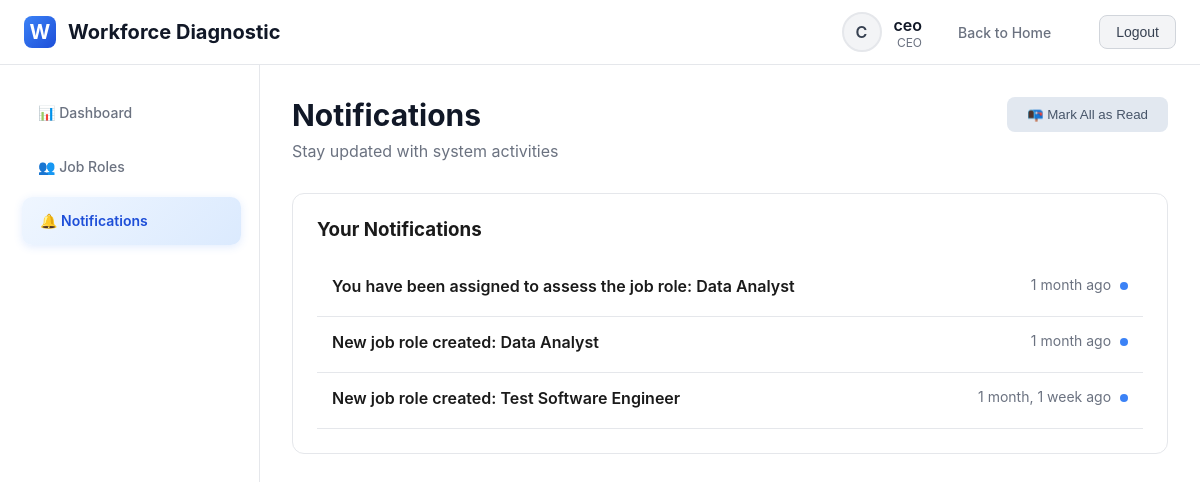
Page /notifications/ (signed in) on the earlier database version.
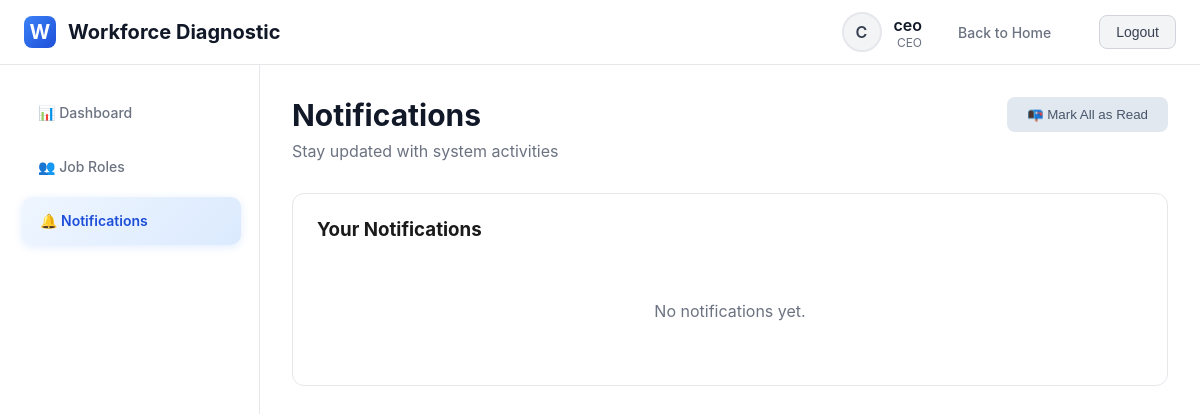
Same page on the later database version.
### diagnostic_app/models.py (models this page shows, shortened)
class Notification(models.Model):
    NOTIFICATION_TYPES = [
        ('job_created', 'Job Role Created'),
        ('job_deleted', 'Job Role Deleted'),
        ('assessment_completed', 'Assessment Completed'),
        ('other', 'Other'),
    ]
    user = models.ForeignKey(User, on_delete=models.CASCADE, related_name='notifications')
    message = models.TextField()
    job_role = models.ForeignKey(JobRole, on_delete=models.SET_NULL, null=True, blank=True)
    notification_type = models.CharField(max_length=20, choices=NOTIFICATION_TYPES, default='other')
    is_read = models.BooleanField(default=False)
    created_at = models.DateTimeField(auto_now_add=True)
    class Meta:
        ordering = ['-created_at']

### diagnostic_app/views.py (the view)
# urls.py: path('notifications/', views.notifications_view, name='notifications'),
@login_required
def notifications_view(request):
    notifications = Notification.objects.filter(
        user=request.user,
        is_read=False
    ).order_by('-created_at')
    context = {'notifications': notifications}
    return render(request, 'diagnostic_app/notifications.html', context)

### diagnostic_app/models.py (called while the page is built)
    def get_level(self):
        level_map = {
            'founder': 1, 'co_founder': 1,
            'ceo': 2, 'cfo': 2,
            'cto': 2, 'coo': 2, 'project_head': 2,
            'hr_manager': 3, 'recruiter': 3, 'hr_executive': 3
        }
        return level_map.get(self.role, 0)

    def can_create_job_roles(self):
        return self.role in ['founder', 'co_founder']

### diagnostic_app/templates/diagnostic_app/notifications.html (shortened to what this page needs)
{% extends 'diagnostic_app/base.html' %}
{% block content %}
<div class="page-header">
    <div style="display: flex; justify-content: space-between; align-items: flex-start;">
        <div>
            <h1>Notifications</h1>
            <p>Stay updated with system activities</p>
        </div>
        <div>
            <form method="post" action="{% url 'mark_notifications_read' %}" style="display: inline;">
                <button type="submit" class="btn btn-secondary">📭 Mark All as Read</button>
            </form>
        </div>
    </div>
</div>
<div class="card">
    <div style="margin-bottom: 20px;">
        <h3>Your Notifications</h3>
    </div>
    {% if notifications %}
    <div>
        {% for notification in notifications %}
        <div style="padding: 15px; border-bottom: 1px solid #e5e7eb; display: flex; justify-content: space-between; align-items: flex-start;">
            <div style="flex: 1;">
                <div style="font-weight: 600; margin-bottom: 5px;">
                    {{ notification.message }}
                </div>
            </div>
            <div style="text-align: right; font-size: 14px; color: #6b7280;">
                {{ notification.created_at|timesince }} ago
                {% if not notification.is_read %}
                <span style="display: inline-block; width: 8px; height: 8px; background: #3b82f6; border-radius: 50%; margin-left: 5px;"></span>
                {% endif %}
            </div>
        </div>
        {% endfor %}
    </div>
    {% else %}
    <div style="padding: 40px 0; text-align: center; color: #6b7280;">
        No notifications yet.
    </div>
    {% endif %}
</div>
{% endblock %}

Differences in the rows shown:
no longer on this page (row edited): Notification: message "You have been assigned to assess the job role: Data Analyst", created_at "1 month", is_read False (drawn)
no longer on this page (row edited): Notification: message "New job role created: Data Analyst", created_at "1 month", is_read False (drawn)
no longer on this page (row edited): Notification: message "New job role created: Test Software Engineer", created_at "1 month, 1 week", is_read False (drawn)
Other differences:
text now shown: "No notifications yet."
